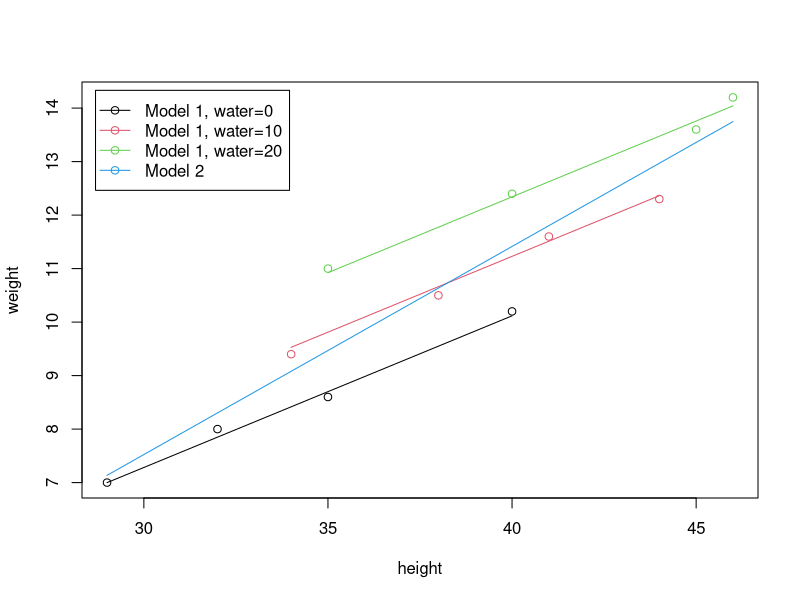
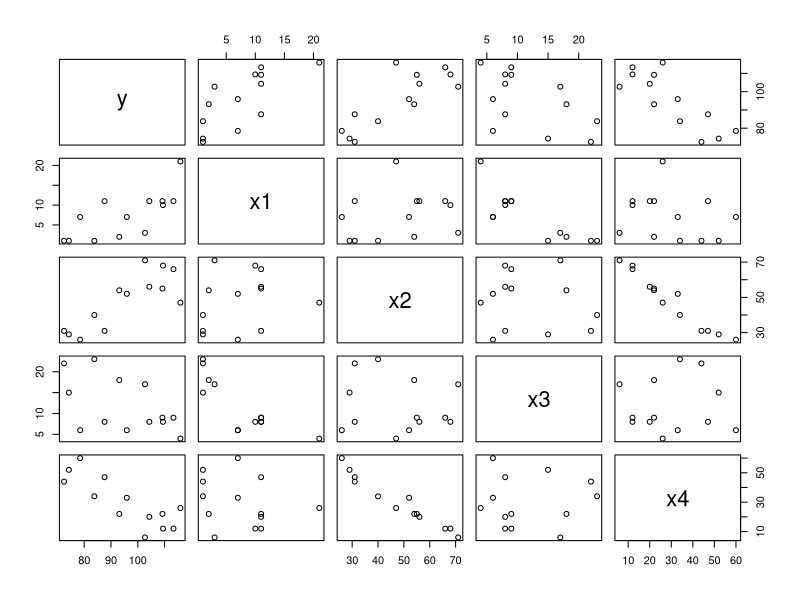
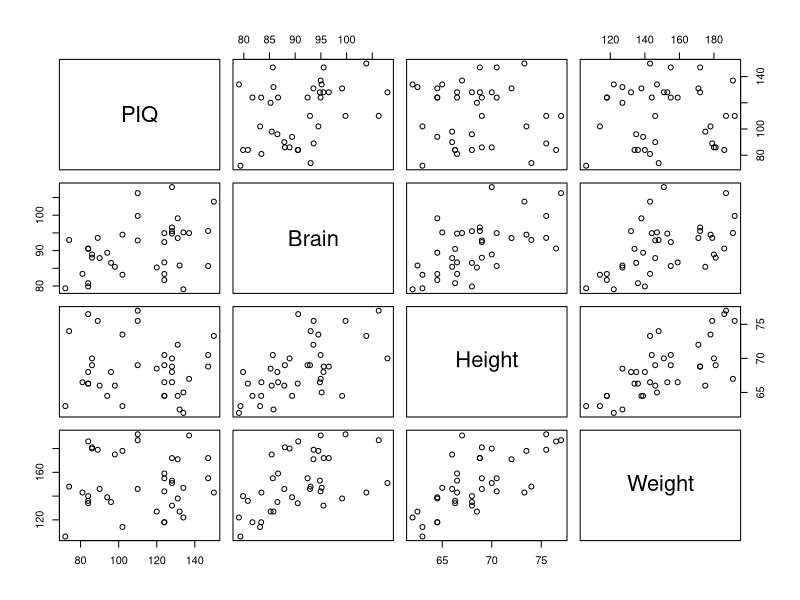
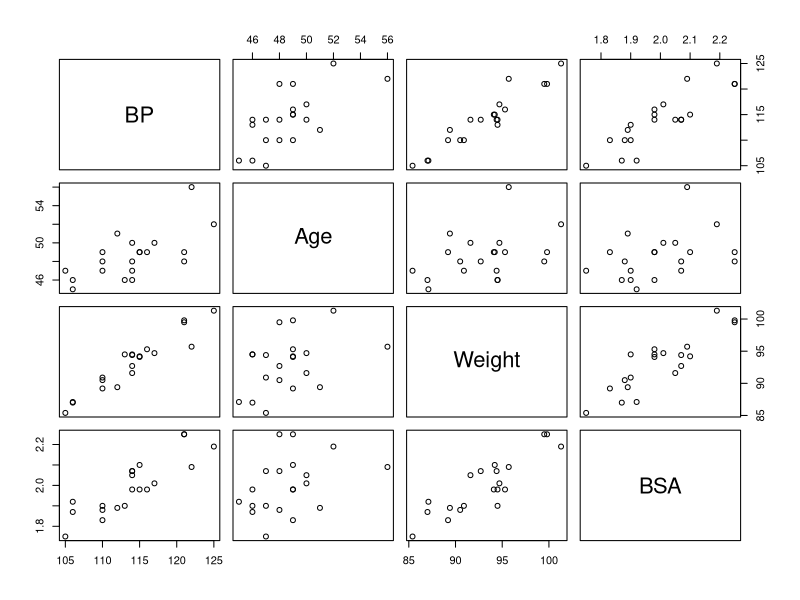
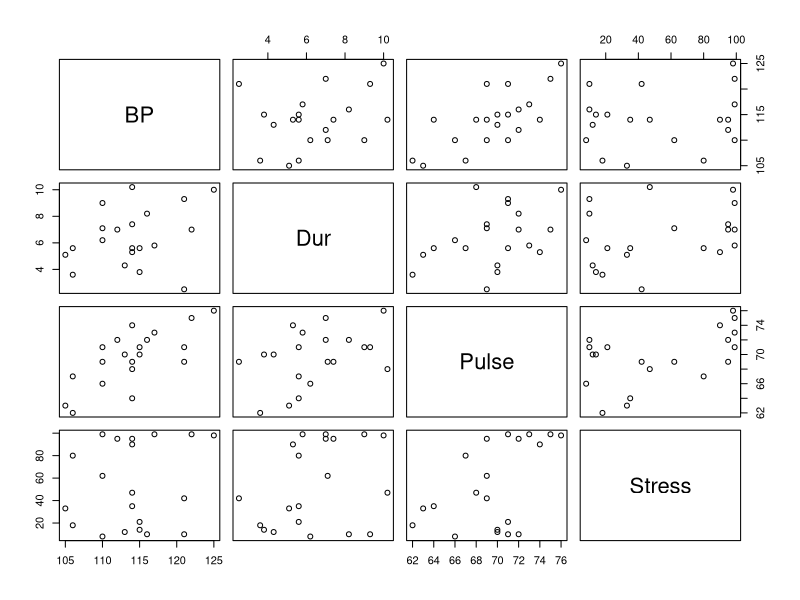
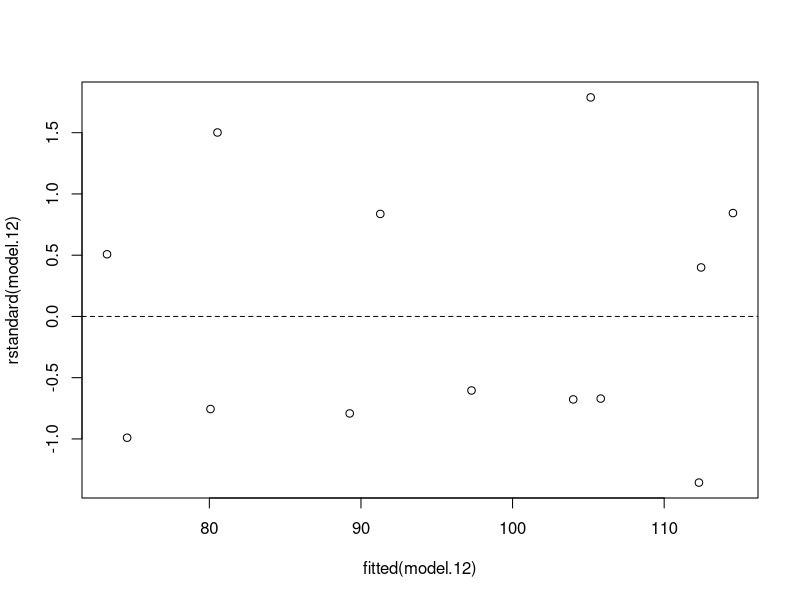
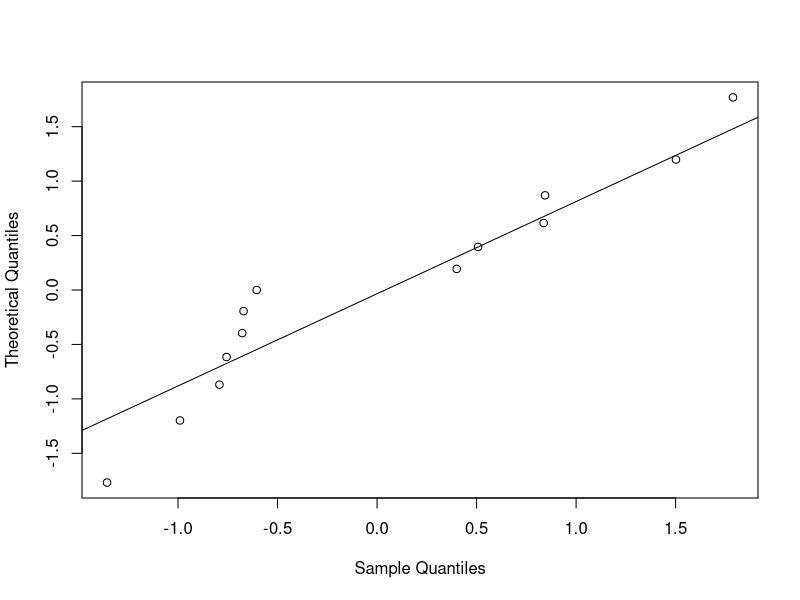
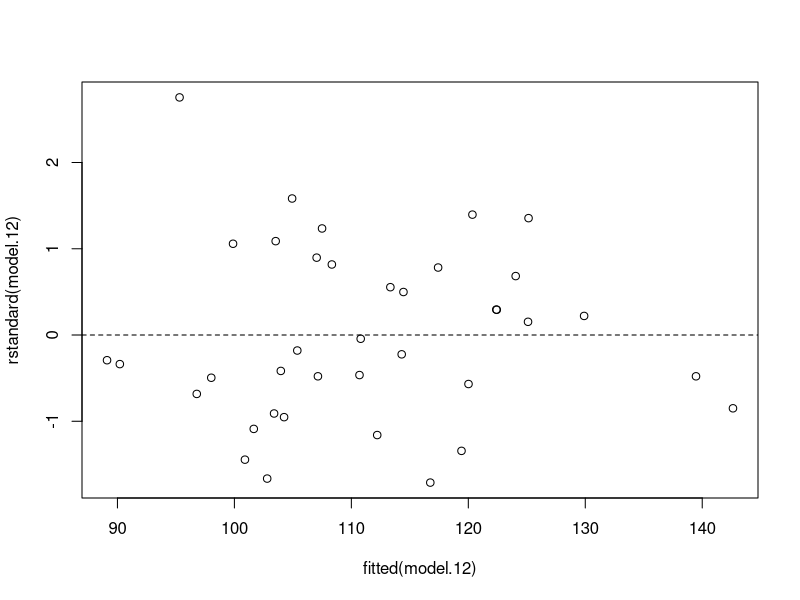

These figures' R source, in order:
## ---- chunk 1
knitr::opts_chunk$set(echo = TRUE)
## ---- chunk 2
martian <- read.table("./Data/martian.txt", header=T)
attach(martian)
 
model.1 <- lm(weight ~ height + water)
summary(model.1)
#              Estimate Std. Error t value Pr(>|t|)    
# (Intercept) -1.220194   0.320978  -3.801  0.00421 ** 
# height       0.283436   0.009142  31.003 1.85e-10 ***
# water        0.111212   0.005748  19.348 1.22e-08 ***
# ---
# Residual standard error: 0.1305 on 9 degrees of freedom
 
model.2 <- lm(weight ~ height)
summary(model.2)
#             Estimate Std. Error t value Pr(>|t|)    
# (Intercept) -4.14335    1.75340  -2.363   0.0397 *  
# height       0.38893    0.04543   8.561 6.48e-06 ***
# ---
# Residual standard error: 0.808 on 10 degrees of freedom
 
plot(x=height, y=weight, col=water/10+1,
     panel.last = c(lines(sort(height[water==0]),
                          fitted(model.1)[water==0][order(height[water==0])],
                          col=1),
                    lines(sort(height[water==10]),
                          fitted(model.1)[water==10][order(height[water==10])],
                          col=2),
                    lines(sort(height[water==20]),
                          fitted(model.1)[water==20][order(height[water==20])],
                          col=3),
                    lines(sort(height), fitted(model.2)[order(height)], col=4)))
legend("topleft", col=1:4, pch=1, lty=1, inset=0.02,
       legend=c("Model 1, water=0", "Model 1, water=10",
                "Model 1, water=20", "Model 2"))
 
detach(martian)
## ---- chunk 3
cement <- read.table("./Data/cement.txt", header=T)
attach(cement)
 
pairs(cement)
 
model.0 <- lm(y ~ 1)
add1(model.0, ~ x1 + x2 + x3 + x4, test="F")
# Model:
# y ~ 1
#        Df Sum of Sq     RSS    AIC F value    Pr(>F)    
#               2715.76 71.444                      
# x1      1   1450.08 1265.69 63.519 12.6025 0.0045520 ** 
# x2      1   1809.43  906.34 59.178 21.9606 0.0006648 ***
# x3      1    776.36 1939.40 69.067  4.4034 0.0597623 .  
# x4      1   1831.90  883.87 58.852 22.7985 0.0005762 ***
 
model.4 <- lm(y ~ x4)
add1(model.4, ~ . + x1 + x2 + x3, test="F")
# Model:
# y ~ x4
#        Df Sum of Sq    RSS    AIC  F value    Pr(>F)    
#               883.87 58.852                       
# x1      1    809.10  74.76 28.742 108.2239 1.105e-06 ***
# x2      1     14.99 868.88 60.629   0.1725    0.6867    
# x3      1    708.13 175.74 39.853  40.2946 8.375e-05 ***
 
model.14 <- lm(y ~ x1 + x4)
drop1(model.14, ~ ., test="F")
# Model:
# y ~ x1 + x4
#        Df Sum of Sq     RSS    AIC F value    Pr(>F)    
#                 74.76 28.742                      
# x1      1     809.1  883.87 58.852  108.22 1.105e-06 ***
# x4      1    1190.9 1265.69 63.519  159.30 1.815e-07 ***
 
add1(model.14, ~ . + x2 + x3, test="F")
# Model:
# y ~ x1 + x4
#        Df Sum of Sq    RSS    AIC F value  Pr(>F)  
#               74.762 28.742                  
# x2      1    26.789 47.973 24.974  5.0259 0.05169 .
# x3      1    23.926 50.836 25.728  4.2358 0.06969 .
 
model.124 <- lm(y ~ x1 + x2 + x4)
drop1(model.124, ~ ., test="F")
# Model:
# y ~ x4 + x1 + x2
#        Df Sum of Sq    RSS    AIC  F value    Pr(>F)    
#                47.97 24.974                       
# x1      1    820.91 868.88 60.629 154.0076 5.781e-07 ***
# x2      1     26.79  74.76 28.742   5.0259   0.05169 .  
# x4      1      9.93  57.90 25.420   1.8633   0.20540    
 
model.12 <- lm(y ~ x1 + x2)
add1(model.12, ~ . + x3 + x4, test="F")
# Model:
# y ~ x1 + x2
#        Df Sum of Sq    RSS    AIC F value Pr(>F)
#               57.904 25.420               
# x3      1    9.7939 48.111 25.011  1.8321 0.2089
# x4      1    9.9318 47.973 24.974  1.8633 0.2054
 
detach(cement)
## ---- chunk 4
iqsize <- read.table("./Data/iqsize.txt", header=T)
attach(iqsize)
 
pairs(iqsize)
 
model.0 <- lm(PIQ ~ 1)
add1(model.0, ~ Brain + Height + Weight, test="F")
# Model:
# PIQ ~ 1
#        Df Sum of Sq   RSS    AIC F value  Pr(>F)  
#               18895 237.94                  
# Brain   1   2697.09 16198 234.09  5.9945 0.01935 *
# Height  1    163.97 18731 239.61  0.3151 0.57802  
# Weight  1      0.12 18894 239.94  0.0002 0.98806  
 
model.1 <- lm(PIQ ~ Brain)
add1(model.1, ~ . + Height + Weight, test="F")
# Model:
# PIQ ~ Brain
#        Df Sum of Sq   RSS    AIC F value   Pr(>F)   
#               16198 234.09                    
# Height  1   2875.65 13322 228.66  7.5551 0.009399 **
# Weight  1    940.94 15256 233.82  2.1586 0.150705   
 
model.12 <- lm(PIQ ~ Brain + Height)
drop1(model.12, ~ ., test="F")
# Model:
# PIQ ~ Brain + Height
#        Df Sum of Sq   RSS    AIC F value    Pr(>F)    
#               13322 228.66                      
# Brain   1    5408.8 18731 239.61 14.2103 0.0006045 ***
# Height  1    2875.6 16198 234.09  7.5551 0.0093991 ** 
 
add1(model.12, ~ . + Weight, test="F")
# Model:
# PIQ ~ Brain + Height
#        Df Sum of Sq   RSS    AIC F value Pr(>F)
#               13322 228.66               
# Weight  1 0.0031633 13322 230.66       0 0.9977
 
detach(iqsize)
## ---- chunk 5
bloodpress <- read.table("./Data/bloodpress.txt", header=T)
attach(bloodpress)
 
pairs(bloodpress[,c(2:5)])
pairs(bloodpress[,c(2,6:8)])
 
model.0 <- lm(BP  ~ 1)
add1(model.0, ~ Age + Weight + BSA + Dur + Pulse + Stress, test="F")
# Model:
# BP ~ 1
#        Df Sum of Sq    RSS    AIC  F value    Pr(>F)    
#               560.00 68.644                       
# Age     1    243.27 316.73 59.247  13.8248 0.0015737 ** 
# Weight  1    505.47  54.53 24.060 166.8591 1.528e-10 ***
# BSA     1    419.86 140.14 42.938  53.9270 8.114e-07 ***
# Dur     1     48.02 511.98 68.851   1.6883 0.2102216    
# Pulse   1    291.44 268.56 55.946  19.5342 0.0003307 ***
# Stress  1     15.04 544.96 70.099   0.4969 0.4898895    
 
model.2 <- lm(BP ~ Weight)
add1(model.2, ~ . + Age + BSA + Dur + Pulse + Stress, test="F")
# Model:
# BP ~ Weight
#        Df Sum of Sq    RSS     AIC  F value    Pr(>F)    
#               54.528  24.060                       
# Age     1    49.704  4.824 -22.443 175.1622 2.218e-10 ***
# BSA     1     2.814 51.714  25.000   0.9251   0.34962    
# Dur     1     6.095 48.433  23.689   2.1393   0.16181    
# Pulse   1     8.940 45.588  22.478   3.3338   0.08549 .  
# Stress  1     9.660 44.868  22.160   3.6601   0.07273 .  
 
model.12 <- lm(BP ~ Age + Weight)
drop1(model.12, ~ ., test="F")
# Model:
# BP ~ Age + Weight
#        Df Sum of Sq    RSS     AIC F value    Pr(>F)    
#                 4.82 -22.443                      
# Age     1    49.704  54.53  24.060  175.16 2.218e-10 ***
# Weight  1   311.910 316.73  59.247 1099.20 < 2.2e-16 ***
 
add1(model.12, ~ . + BSA + Dur + Pulse + Stress, test="F")
# Model:
# BP ~ Age + Weight
#        Df Sum of Sq    RSS     AIC F value   Pr(>F)   
#               4.8239 -22.443                    
# BSA     1   1.76778 3.0561 -29.572  9.2550 0.007764 **
# Dur     1   0.17835 4.6456 -21.196  0.6143 0.444639   
# Pulse   1   0.49557 4.3284 -22.611  1.8319 0.194719   
# Stress  1   0.16286 4.6611 -21.130  0.5591 0.465486   
 
model.123 <- lm(BP ~ Age + Weight + BSA)
drop1(model.123, ~ ., test="F")
# Model:
# BP ~ Age + Weight + BSA
#        Df Sum of Sq    RSS     AIC F value    Pr(>F)    
#                3.056 -29.572                      
# Age     1    48.658 51.714  25.000 254.740 3.002e-11 ***
# Weight  1    65.303 68.359  30.581 341.886 3.198e-12 ***
# BSA     1     1.768  4.824 -22.443   9.255  0.007764 ** 
 
add1(model.123, ~ . + Dur + Pulse + Stress, test="F")
# Model:
# BP ~ Age + Weight + BSA
#        Df Sum of Sq    RSS     AIC F value Pr(>F)
#               3.0561 -29.572               
# Dur     1   0.33510 2.7210 -29.894  1.8473 0.1942
# Pulse   1   0.04111 3.0150 -27.842  0.2045 0.6576
# Stress  1   0.21774 2.8384 -29.050  1.1507 0.3004
 
detach(bloodpress)
## ---- chunk 6
cement <- read.table("./Data/cement.txt", header=T)
attach(cement)
 
library(leaps)
 
subset <- regsubsets(y ~ x1 + x2 + x3 + x4, method="exhaustive", nbest=2, data=cement)
cbind(summary(subset)$outmat, round(summary(subset)$adjr2, 3), round(summary(subset)$cp, 1))
#          x1  x2  x3  x4                 
# 1  ( 1 ) " " " " " " "*" "0.645" "138.7"
# 1  ( 2 ) " " "*" " " " " "0.636" "142.5"
# 2  ( 1 ) "*" "*" " " " " "0.974" "2.7"  
# 2  ( 2 ) "*" " " " " "*" "0.967" "5.5"  
# 3  ( 1 ) "*" "*" " " "*" "0.976" "3"    
# 3  ( 2 ) "*" "*" "*" " " "0.976" "3"    
# 4  ( 1 ) "*" "*" "*" "*" "0.974" "5"    
 
model.1234 <- lm(y ~ x1 + x2 + x3 + x4)
model.12 <- lm(y ~ x1 + x2)
 
SSE.k <- sum(residuals(model.12)^2) # SSE_k = 57.90448
MSE.all <- summary(model.1234)$sigma^2 # MSE_all = 5.982955
params <- summary(model.12)$df[1] # k+1 = 3
n <- sum(summary(model.1234)$df[1:2]) # n = 13
SSE.k/MSE.all + 2*params - n # Cp = 2.678242
 
model.14 <- lm(y ~ x1 + x4)
 
SSE.k <- sum(residuals(model.14)^2) # SSE_k = 74.76211
params <- summary(model.14)$df[1] # k+1 = 3
SSE.k/MSE.all + 2*params - n # Cp = 5.495851
 
model.124 <- lm(y ~ x1 + x2 + x4)
library(car)
vif(model.124)
#      x1       x2       x4 
# 1.06633 18.78031 18.94008 
 
model.123 <- lm(y ~ x1 + x2 + x3)
vif(model.123)
#       x1       x2       x3 
# 3.251068 1.063575 3.142125 
 
summary(model.12)
#             Estimate Std. Error t value Pr(>|t|)    
# (Intercept) 52.57735    2.28617   23.00 5.46e-10 ***
# x1           1.46831    0.12130   12.11 2.69e-07 ***
# x2           0.66225    0.04585   14.44 5.03e-08 ***
# ---
# Residual standard error: 2.406 on 10 degrees of freedom
# Multiple R-squared:  0.9787,  Adjusted R-squared:  0.9744 
# F-statistic: 229.5 on 2 and 10 DF,  p-value: 4.407e-09
 
vif(model.12)
#       x1       x2 
# 1.055129 1.055129 
 
plot(x=fitted(model.12), y=rstandard(model.12),
     panel.last = abline(h=0, lty=2))
 
qqnorm(rstandard(model.12), main="", datax=TRUE)
qqline(rstandard(model.12), datax=TRUE)
 
library(nortest)
ad.test(rstandard(model.12)) # A = 0.6136, p-value = 0.08628
 
detach(cement)
## ---- chunk 7
iqsize <- read.table("./Data/iqsize.txt", header=T)
attach(iqsize)
 
subset <- regsubsets(PIQ ~ Brain + Height + Weight, method="exhaustive", nbest=2, data=iqsize)
cbind(summary(subset)$outmat, round(summary(subset)$adjr2, 3), round(summary(subset)$cp, 1))
#          Brain Height Weight                
# 1  ( 1 ) "*"   " "    " "    "0.119"  "7.3" 
# 1  ( 2 ) " "   "*"    " "    "-0.019" "13.8"
# 2  ( 1 ) "*"   "*"    " "    "0.255"  "2"   
# 2  ( 2 ) "*"   " "    "*"    "0.146"  "6.9" 
# 3  ( 1 ) "*"   "*"    "*"    "0.233"  "4"   
 
model.12 <- lm(PIQ ~ Brain + Height)
summary(model.12)
#             Estimate Std. Error t value Pr(>|t|)    
# (Intercept) 111.2757    55.8673   1.992 0.054243 .  
# Brain         2.0606     0.5466   3.770 0.000604 ***
# Height       -2.7299     0.9932  -2.749 0.009399 ** 
# ---
# Residual standard error: 19.51 on 35 degrees of freedom
# Multiple R-squared:  0.2949,  Adjusted R-squared:  0.2546 
# F-statistic: 7.321 on 2 and 35 DF,  p-value: 0.002208
 
vif(model.12)
#    Brain   Height 
# 1.529463 1.529463 
 
plot(x=fitted(model.12), y=rstandard(model.12),
     panel.last = abline(h=0, lty=2))
 
qqnorm(rstandard(model.12), main="", datax=TRUE)
qqline(rstandard(model.12), datax=TRUE)
 
ad.test(rstandard(model.12)) # A = 0.2629, p-value = 0.6829
 
detach(iqsize)
## ---- chunk 8
bloodpress <- read.table("./Data/bloodpress.txt", header=T)
attach(bloodpress)
 
subset <- regsubsets(BP ~ Age + Weight + BSA + Dur + Pulse + Stress,
                     method="exhaustive", nbest=2, data=bloodpress)
cbind(summary(subset)$outmat, round(summary(subset)$adjr2, 3),
      round(summary(subset)$cp, 1))
#          Age Weight BSA Dur Pulse Stress                
# 1  ( 1 ) " " "*"    " " " " " "   " "    "0.897" "312.8"
# 1  ( 2 ) " " " "    "*" " " " "   " "    "0.736" "829.1"
# 2  ( 1 ) "*" "*"    " " " " " "   " "    "0.99"  "15.1" 
# 2  ( 2 ) " " "*"    " " " " " "   "*"    "0.91"  "256.6"
# 3  ( 1 ) "*" "*"    "*" " " " "   " "    "0.994" "6.4"  
# 3  ( 2 ) "*" "*"    " " " " "*"   " "    "0.991" "14.1" 
# 4  ( 1 ) "*" "*"    "*" "*" " "   " "    "0.994" "6.4"  
# 4  ( 2 ) "*" "*"    "*" " " " "   "*"    "0.994" "7.1"  
# 5  ( 1 ) "*" "*"    "*" " " "*"   "*"    "0.994" "7"    
# 5  ( 2 ) "*" "*"    "*" "*" "*"   " "    "0.994" "7.7"  
# 6  ( 1 ) "*" "*"    "*" "*" "*"   "*"    "0.994" "7"    
 
model.12 <- lm(BP ~ Age + Weight)
summary(model.12)
#              Estimate Std. Error t value Pr(>|t|)    
# (Intercept) -16.57937    3.00746  -5.513 3.80e-05 ***
# Age           0.70825    0.05351  13.235 2.22e-10 ***
# Weight        1.03296    0.03116  33.154  < 2e-16 ***
# ---
# Residual standard error: 0.5327 on 17 degrees of freedom
# Multiple R-squared:  0.9914,  Adjusted R-squared:  0.9904 
# F-statistic: 978.2 on 2 and 17 DF,  p-value: < 2.2e-16
 
vif(model.12)
#      Age   Weight 
# 1.198945 1.198945 
 
plot(x=fitted(model.12), y=rstandard(model.12),
     panel.last = abline(h=0, lty=2))
 
qqnorm(rstandard(model.12), main="", datax=TRUE)
qqline(rstandard(model.12), datax=TRUE)
 
ad.test(rstandard(model.12)) # A = 0.275, p-value = 0.6225
 
detach(bloodpress)
## ---- chunk 9
peru <- read.table("./Data/peru.txt", header=T)
attach(peru)
 
fraclife <- Years/Age
 
n <- length(Systol) # 39
 
subset <- regsubsets(Systol ~ Age + Years + fraclife + Weight + Height + Chin +
                       Forearm + Pulse,
                     method="exhaustive", nbest=2, data=peru)
cbind(summary(subset)$outmat, round(summary(subset)$rsq, 3),
      round(summary(subset)$adjr2, 3), round(summary(subset)$cp, 1),
      round(sqrt(summary(subset)$rss/(n-c(rep(1:7,rep(2,7)),8)-1)), 4))
#          Age Years fraclife Weight Height Chin Forearm Pulse                                 
# 1  ( 1 ) " " " "   " "      "*"    " "    " "  " "     " "   "0.272" "0.252" "30.5" "11.3376"
# 1  ( 2 ) " " " "   "*"      " "    " "    " "  " "     " "   "0.076" "0.051" "48.1" "12.7697"
# 2  ( 1 ) " " " "   "*"      "*"    " "    " "  " "     " "   "0.473" "0.444" "14.4" "9.7772" 
# 2  ( 2 ) " " "*"   " "      "*"    " "    " "  " "     " "   "0.421" "0.389" "19.1" "10.2512"
# 3  ( 1 ) " " " "   "*"      "*"    " "    "*"  " "     " "   "0.503" "0.461" "13.7" "9.6273" 
# 3  ( 2 ) " " "*"   "*"      "*"    " "    " "  " "     " "   "0.49"  "0.447" "14.8" "9.7509" 
# 4  ( 1 ) "*" "*"   "*"      "*"    " "    " "  " "     " "   "0.597" "0.55"  "7.2"  "8.7946" 
# 4  ( 2 ) "*" "*"   "*"      " "    "*"    " "  " "     " "   "0.525" "0.469" "13.7" "9.5502" 
# 5  ( 1 ) "*" "*"   "*"      "*"    " "    "*"  " "     " "   "0.639" "0.584" "5.5"  "8.4571" 
# 5  ( 2 ) "*" "*"   "*"      "*"    " "    " "  "*"     " "   "0.631" "0.576" "6.1"  "8.5417" 
# 6  ( 1 ) "*" "*"   "*"      "*"    " "    "*"  "*"     " "   "0.649" "0.583" "6.6"  "8.4663" 
# 6  ( 2 ) "*" "*"   "*"      "*"    "*"    "*"  " "     " "   "0.643" "0.576" "7.1"  "8.5337" 
# 7  ( 1 ) "*" "*"   "*"      "*"    "*"    "*"  "*"     " "   "0.661" "0.584" "7.5"  "8.4556" 
# 7  ( 2 ) "*" "*"   "*"      "*"    " "    "*"  "*"     "*"   "0.655" "0.577" "8"    "8.522"  
# 8  ( 1 ) "*" "*"   "*"      "*"    "*"    "*"  "*"     "*"   "0.666" "0.577" "9"    "8.5228" 
 
model.5 <- lm(Systol ~ Age + Years + fraclife + Weight + Chin)
summary(model.5)
#              Estimate Std. Error t value Pr(>|t|)    
# (Intercept)  109.3590    21.4843   5.090 1.41e-05 ***
# Age           -1.0120     0.3059  -3.308 0.002277 ** 
# Years          2.4067     0.7426   3.241 0.002723 ** 
# fraclife    -110.8112    27.2795  -4.062 0.000282 ***
# Weight         1.0976     0.2980   3.683 0.000819 ***
# Chin          -1.1918     0.6140  -1.941 0.060830 .  
# ---
# Residual standard error: 8.457 on 33 degrees of freedom
# Multiple R-squared:  0.6386,  Adjusted R-squared:  0.5839 
# F-statistic: 11.66 on 5 and 33 DF,  p-value: 1.531e-06
 
k <- 5
n*log(sum(residuals(model.5)^2))-n*log(n)+2*(k+1) # AIC = 172.0151
n*log(sum(residuals(model.5)^2))-n*log(n)+log(n)*(k+1) # BIC = 181.9965
 
model.4 <- lm(Systol ~ Age + Years + fraclife + Weight)
summary(model.4)
#              Estimate Std. Error t value Pr(>|t|)    
# (Intercept)  116.8354    21.9797   5.316 6.69e-06 ***
# Age           -0.9507     0.3164  -3.004 0.004971 ** 
# Years          2.3393     0.7714   3.032 0.004621 ** 
# fraclife    -108.0728    28.3302  -3.815 0.000549 ***
# Weight         0.8324     0.2754   3.022 0.004742 ** 
# ---
# Residual standard error: 8.795 on 34 degrees of freedom
# Multiple R-squared:  0.5974,  Adjusted R-squared:   0.55 
# F-statistic: 12.61 on 4 and 34 DF,  p-value: 2.142e-06
 
k <- 4
n*log(sum(residuals(model.4)^2))-n*log(n)+2*(k+1) # AIC = 174.2316
n*log(sum(residuals(model.4)^2))-n*log(n)+log(n)*(k+1) # BIC = 182.5494
 
library(MASS)
subset.aic <- stepAIC(lm(Systol ~ Age + Years + fraclife + Weight + Height +
                           Chin + Forearm + Pulse), direction="both", k=2)
# Step:  AIC=172.02
# Systol ~ Age + Years + fraclife + Weight + Chin
 
subset.bic <- stepAIC(lm(Systol ~ Age + Years + fraclife + Weight + Height +
                           Chin + Forearm + Pulse), direction="both", k=log(n))
# Step:  AIC=182
# Systol ~ Age + Years + fraclife + Weight + Chin
 
detach(peru)
## ---- chunk 10
physical <- read.table("./Data/Physical.txt", header=T)
attach(physical)
 
gender <- ifelse(Sex=="Female",1,0)
 
model.0 <- lm(Height ~ 1)
add1(model.0, ~ LeftArm + LeftFoot + LeftHand + HeadCirc + nose + gender, test="F")
# Model:
# Height ~ 1
#          Df Sum of Sq     RSS    AIC  F value    Pr(>F)    
#                 1054.75 164.46                       
# LeftArm   1    590.21  464.53 121.35  67.3396 5.252e-11 ***
# LeftFoot  1    707.42  347.33 105.36 107.9484 2.172e-14 ***
# LeftHand  1    143.59  911.15 158.41   8.3525  0.005570 ** 
# HeadCirc  1    189.24  865.51 155.58  11.5880  0.001272 ** 
# nose      1     85.25  969.49 161.82   4.6605  0.035412 *  
# gender    1    533.24  521.51 127.72  54.1923 1.181e-09 ***
 
model.2 <- lm(Height ~ LeftFoot)
add1(model.2, ~ . + LeftArm + LeftHand + HeadCirc + nose + gender, test="F")
# Model:
# Height ~ LeftFoot
#         Df Sum of Sq    RSS     AIC F value    Pr(>F)    
#                 347.33 105.361                      
# LeftArm   1   107.143 240.18  87.074 23.1967 1.305e-05 ***
# LeftHand  1    15.359 331.97 104.874  2.4059    0.1269    
# HeadCirc  1     2.313 345.01 106.994  0.3486    0.5575    
# nose      1     1.449 345.88 107.131  0.2178    0.6427    
# gender    1    15.973 331.35 104.772  2.5066    0.1194    
 
model.12 <- lm(Height ~ LeftArm + LeftFoot)
drop1(model.12, ~ ., test="F")
# Model:
# Height ~ LeftArm + LeftFoot
#          Df Sum of Sq    RSS     AIC F value    Pr(>F)    
#                 240.18  87.074                      
# LeftArm   1    107.14 347.33 105.361  23.197 1.305e-05 ***
# LeftFoot  1    224.35 464.53 121.353  48.572 5.538e-09 ***
 
add1(model.12, ~ . + LeftHand + HeadCirc + nose + gender, test="F")
# Model:
# Height ~ LeftArm + LeftFoot
#          Df Sum of Sq    RSS    AIC F value Pr(>F)
#                 240.18 87.074               
# LeftHand  1    3.7854 236.40 88.200  0.8167 0.3704
# HeadCirc  1    1.4016 238.78 88.752  0.2994 0.5867
# nose      1    0.4463 239.74 88.971  0.0950 0.7592
# gender    1    3.7530 236.43 88.207  0.8096 0.3725
 
subset <- regsubsets(Height ~ LeftArm + LeftFoot + LeftHand + HeadCirc + nose + gender,
                     method="backward", data=physical)
 
subset <- regsubsets(Height ~ LeftArm + LeftFoot + LeftHand + HeadCirc + nose + gender,
                     method="forward", data=physical)
 
detach(physical)
